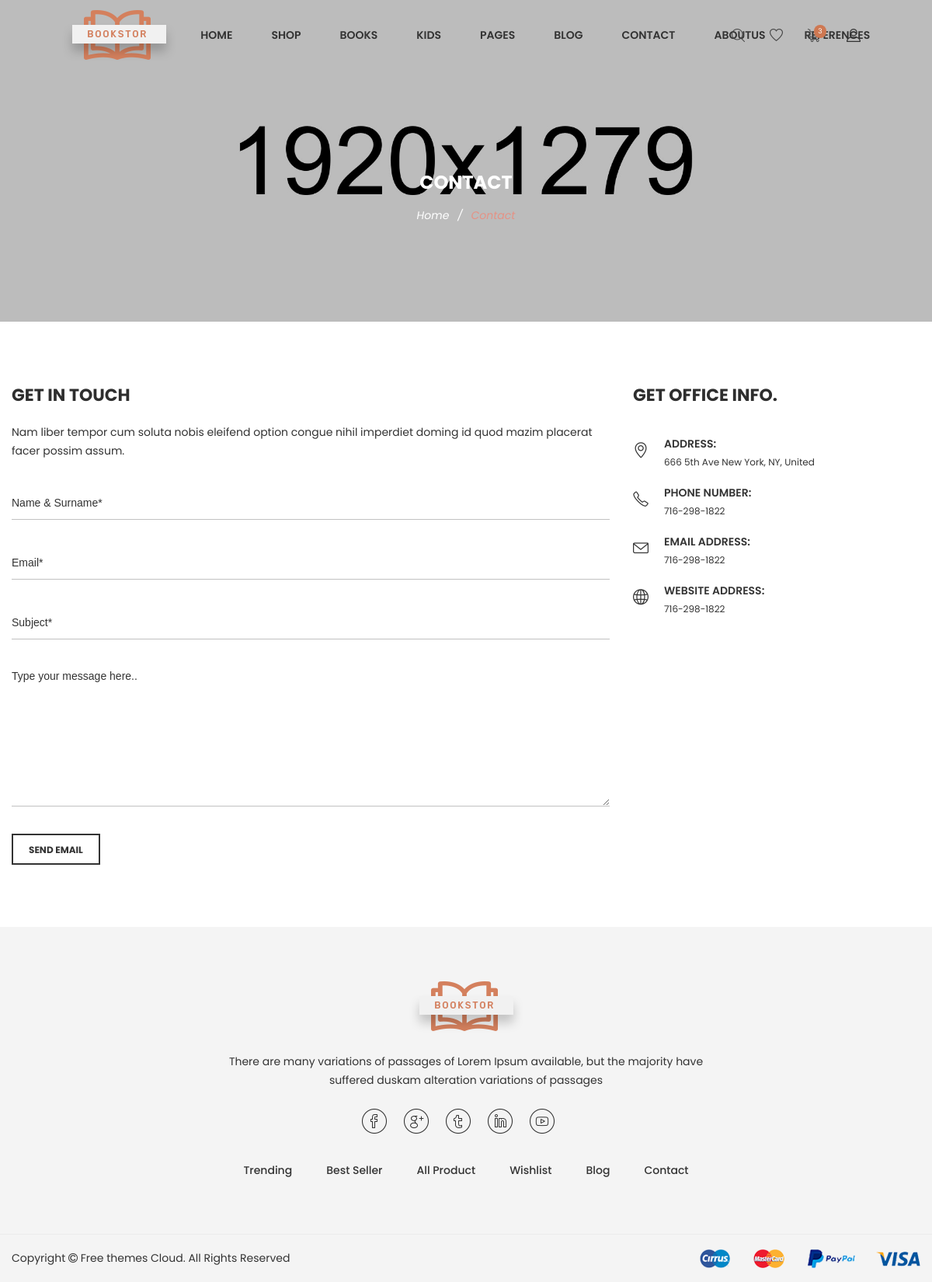
Before: /contact with the older database file.
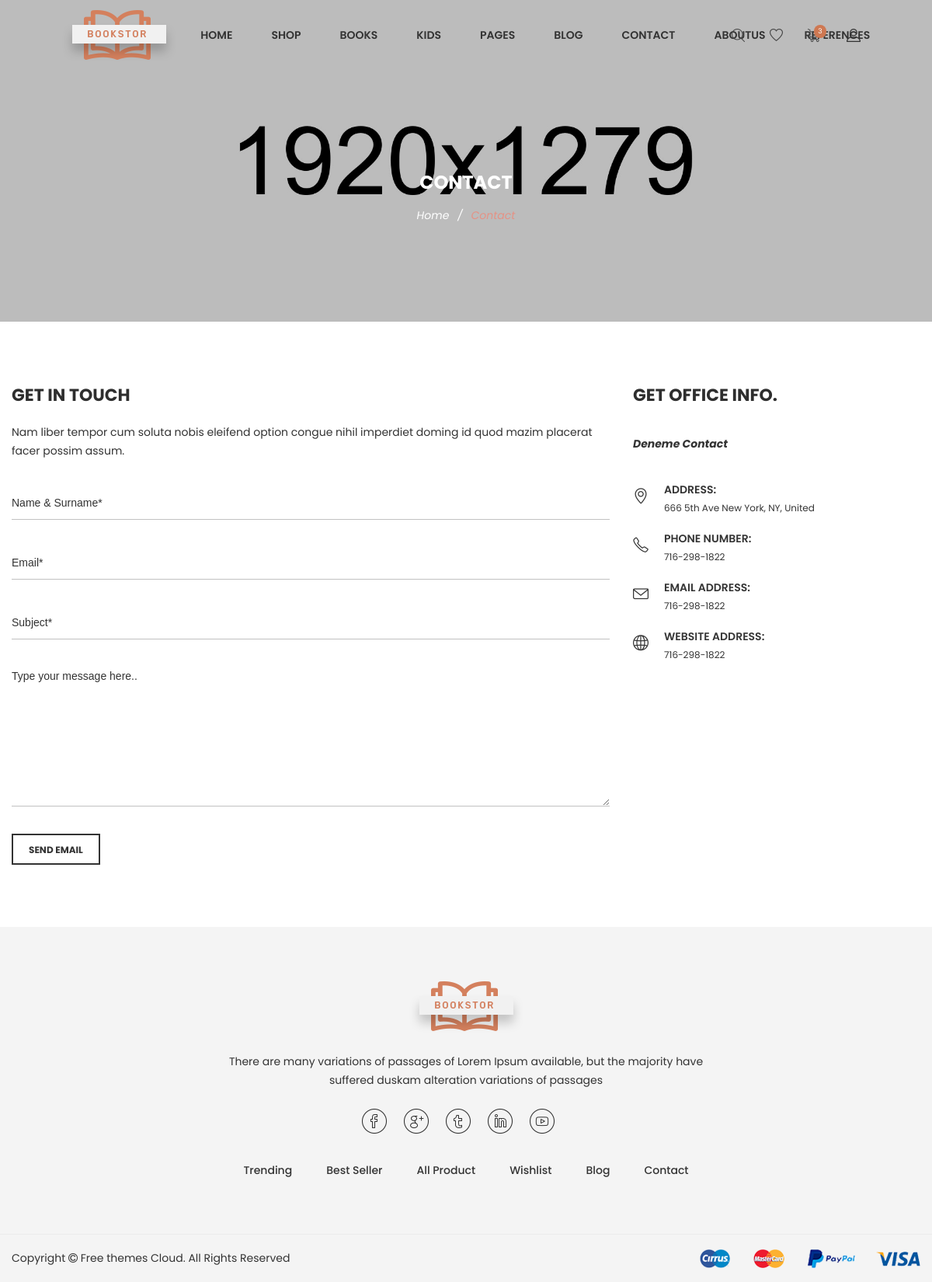
After: the same page with the newer database file.
### home/models.py (models this page shows, shortened)
class Setting(models.Model):
    STATUS = (
        ('True', 'Evet'),
        ('False', 'Hayır'),
    )
    title = models.CharField(max_length=50)
    keywords = models.CharField(max_length=50)
    description = models.CharField(max_length=255)
    company = models.CharField(max_length=50)
    address = models.CharField(blank=True, max_length=100)
    phone = models.CharField(blank=True, max_length=15)
    fax = models.CharField(blank=True, max_length=15)
    email = models.CharField(blank=True, max_length=50)
    smtpserver = models.CharField(blank=True, max_length=50)
    smtpmail = models.CharField(blank=True, max_length=50)
    smtppassword = models.CharField(blank=True, max_length=100)
    smtpport = models.CharField(blank=True, max_length=10)
    icon = models.ImageField(blank=True, upload_to='assets/images/', max_length=255)
    facebook = models.CharField(blank=True, max_length=50)
    twitter = models.CharField(blank=True, max_length=50)
    instagram = models.CharField(blank=True, max_length=50)
    aboutus = RichTextUploadingField(blank=True)
    contact = RichTextUploadingField(blank=True)
    references = RichTextUploadingField(blank=True)
    status = models.CharField(max_length=10, choices=STATUS)
    create_at = models.DateTimeField(auto_now_add=True)
    update_at = models.DateTimeField(auto_now=True)

### home/views.py (the view, shortened to what this page needs)
# urls.py: path('contact', views.contact, name='contact'),
def contact(request):
    setting = Setting.objects.get(pk=1)
    form = ContactForm()
    context = {'setting': setting, 'form': form}
    return render(request, 'Pages/contactPage.html', context)

### home/models.py
class ContactForm(ModelForm):
    class Meta:
        model = ContactFormMessage
        fields = ['name', 'email', 'subject', 'message']
        widgets = {
            'name': TextInput(attrs={'placeholder': 'Name & Surname'}),
            'subject': TextInput(attrs={'placeholder': 'Subject'}),
            'email': TextInput(attrs={'placeholder': 'Email Address'}),
            'message': Textarea(attrs={'placeholder': 'Your Message', 'rows': '5'}),
        }

### home/templates/Pages/contactPage.html (shortened to what the changed rows need)
{% extends 'HomeBase.html' %}
{% block body %}
    <div class="ht__bradcaump__area bg-image--5">
        <div class="container">
            <div class="row">
                <div class="col-lg-12">
                    <div class="bradcaump__inner text-center">
                        <h2 class="bradcaump-title">Contact</h2>
                    </div>
                </div>
            </div>
        </div>
    </div>
    <section class="wn_contact_area bg--white pt--80 pb--80">
        <div class="container">
            <div class="row">
                <div class="col-lg-8 col-12">
                    <div class="contact-form-wrap">
                        <h2 class="contact__title">Get in touch</h2>
                    </div>
                </div>
                <div class="col-lg-4 col-12 md-mt-40 sm-mt-40">
                    <div class="wn__address">
                        <h2 class="contact__title">Get office info.</h2>
                        <p>{{ setting.contact|safe }} </p>
                    </div>
                </div>
            </div>
        </div>
    </section>
{% endblock %}

Changed rows visible on the page:
now on this page (row edited): Setting: contact "Deneme Contact"
